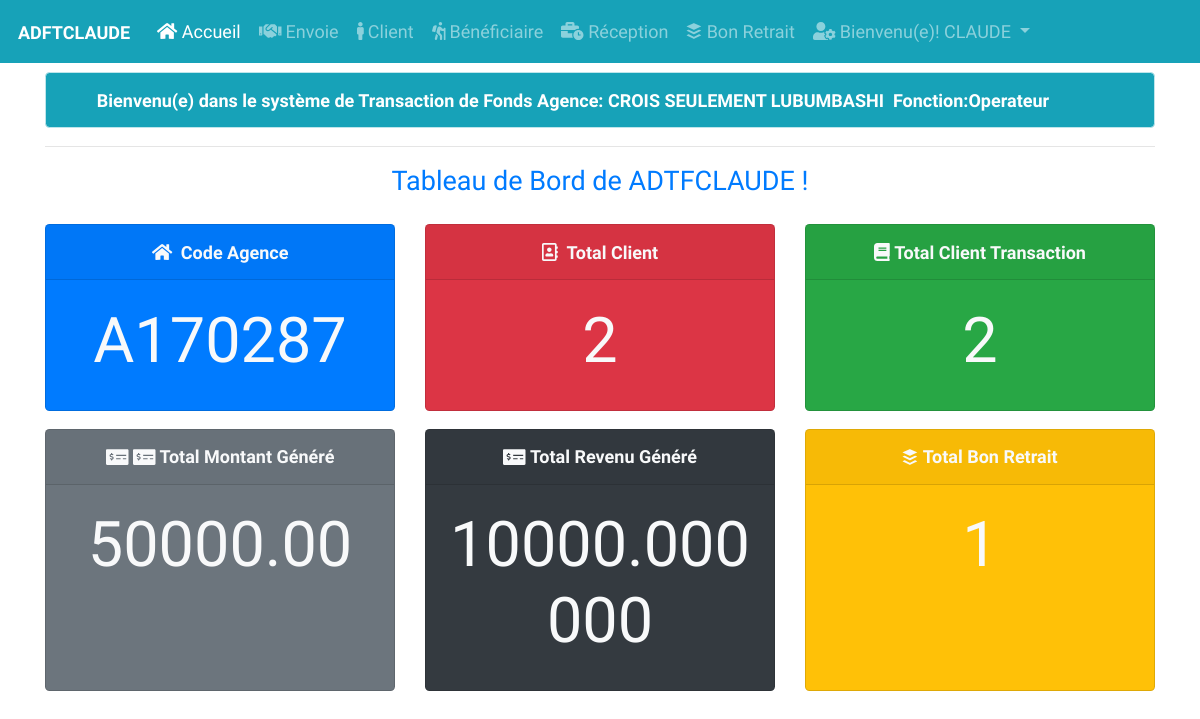
/agence/agences.php (signed in), run on the app's committed database.
### tables this page shows
CREATE TABLE IF NOT EXISTS `responsables` (
  `id` int(11) NOT NULL AUTO_INCREMENT,
  `matricule` varchar(100) NOT NULL,
  `idrole` int(11) NOT NULL,
  `nom` varchar(100) NOT NULL,
  `postnom` varchar(100) NOT NULL,
  `prenom` varchar(100) NOT NULL,
  `sexe` varchar(10) NOT NULL,
  `loginU` varchar(255) NOT NULL,
  `passwordU` varchar(255) NOT NULL,
  `email` varchar(255) NOT NULL,
  `adresse` varchar(255) NOT NULL,
  `telephone` varchar(30) NOT NULL,
  `etat` bit(1) NOT NULL DEFAULT b'1',
  `dateCreation` timestamp NOT NULL DEFAULT CURRENT_TIMESTAMP,
  `id_ag` int(11) NOT NULL,
  PRIMARY KEY (`id`),
  KEY `idrole` (`idrole`),
  KEY `id_ag` (`id_ag`)
);

CREATE TABLE IF NOT EXISTS `agence` (
  `idag` int(11) NOT NULL AUTO_INCREMENT,
  `codAg` varchar(100) NOT NULL,
  `idprov` int(11) NOT NULL,
  `matriculeFiscale` varchar(100) NOT NULL,
  `nomAg` varchar(100) NOT NULL,
  `adresseAg` varchar(200) NOT NULL,
  `telephone` varchar(30) NOT NULL,
  `emailAg` varchar(200) NOT NULL,
  `etatAg` bit(1) NOT NULL DEFAULT b'1',
  `dateCreationAg` timestamp NOT NULL DEFAULT CURRENT_TIMESTAMP,
  PRIMARY KEY (`idag`),
  KEY `idprov` (`idprov`)
);

CREATE TABLE IF NOT EXISTS `roles` (
  `id` int(11) NOT NULL AUTO_INCREMENT,
  `nomRole` varchar(100) NOT NULL,
  PRIMARY KEY (`id`)
);

### php/session.php (called while the page is built, shortened)
<?php
require_once 'agence-db.php';
$cuser=new Agence();
    $clogin=$_SESSION['user'];
    $data=$cuser->currentUser($clogin);
    $crole=$data['idrole'];
    $croles=$data['nomRole'];
    $cid_ag=$data['id_ag'];
    $cagence=$data['nomAg'];
    $ccodeagence=$data['codAg'];
    if($crole==1){
        $crole='Operateur';
    }
?>

### php/config.php (called while the page is built, shortened)
<?php
    class Database{
        private $dsn="mysql:host=localhost;dbname=adtfclaude";
        private $dbuser="root";
        private $dbpass="";
        public $conn;
        public function __construct(){
            try{
                $this->conn=new PDO($this->dsn,$this->dbuser,$this->dbpass);
            }catch(PDOException $e){
                echo'Error: '.$e->getMessage();
            }
            return $this->conn;
        }
    }
?>

### php/agence-db.php (called while the page is built, shortened)
<?php
    require_once 'config.php';
    class Agence extends Database{
        public function currentUser($login){
            $sql="SELECT responsables.id,matricule,idrole,roles.nomRole,nom,postnom,prenom,sexe,loginU,passwordU,email,adresse,responsables.telephone,etat,dateCreation,id_ag, agence.codAg, agence.nomAg, agence.adresseAg, agence.telephone, agence.emailAg FROM responsables INNER JOIN roles ON roles.id=responsables.idrole INNER JOIN agence ON agence.idag=responsables.id_ag WHERE etat=1 AND loginU=:login";
            $stmt=$this->conn->prepare($sql);
            $stmt->execute(['login'=>$login]);
            $row=$stmt->fetch(PDO::FETCH_ASSOC);
            return $row;
        }
        public function totalCount($cid_ag){
            $sql="SELECT * FROM client WHERE agence_id=:cid_ag";
            $stmt=$this->conn->prepare($sql);
            $stmt->execute(['cid_ag'=>$cid_ag]);
            $count=$stmt->rowCount();
            return $count;
        }
        public function totalCounts($cid_ag){
            $sql="SELECT * FROM bon_retrail WHERE agence_bon_id=:cid_ag";
            $stmt=$this->conn->prepare($sql);
            $stmt->execute(['cid_ag'=>$cid_ag]);
            $count=$stmt->rowCount();
            return $count;
        }
         public function totalClientTransaction($cid_ag){
            $sql="SELECT id,nom,prenom,telephone,etat,date_created,agence_id FROM client WHERE etat=1 AND client.agence_id=:cid_ag";
            $stmt=$this->conn->prepare($sql);
            $stmt->execute(['cid_ag'=>$cid_ag]);
            $count=$stmt->rowCount();
            return $count;
        }
         public function caisseTotalGenerals($cid_ag){
            $sql="SELECT id,codeTrans,SUM(montantTrans) as Total,pourcentage,etat_transfert,date_enreg,client_id,agence_exp_id,agence_dest_id FROM transfert WHERE agence_exp_id=:cid_ag";
            $stmt=$this->conn->prepare($sql);
            $stmt->execute(['cid_ag'=>$cid_ag]);
            $count=$stmt->fetch(PDO::FETCH_ASSOC);
            return $count;
        }
         public function caisseTotalGeneral($cid_ag){
            $sql="SELECT id,codeTrans,SUM(montantTrans*pourcentage/100) as Totals,etat_transfert,date_enreg,client_id,agence_exp_id,agence_dest_id FROM transfert WHERE agence_exp_id=:cid_ag";
            $stmt=$this->conn->prepare($sql);
            $stmt->execute(['cid_ag'=>$cid_ag]);
            $count=$stmt->fetch(PDO::FETCH_ASSOC);
            return $count;
        }
    }
?>

### agence/agences.php (the view, shortened to what this page needs)
<?php
    require_once '../php/agence-header.php';
    require_once '../php/agence-db.php';
    $count=new Agence();
?>
<div class="container mt-2">
    <div class="alert alert-info bg-info alert-dismissible text-center text-white mt-2 m-0">
        <div class="col-lg-16">
            <strong>Bienvenu(e) dans le système de Transaction de Fonds Agence:&nbsp;<?=$cagence;?> &nbsp;Fonction:<?=$croles;?>&nbsp;</strong>
        </div>
    </div>
    <hr>
    <?php if($crole=='Operateur'):?>
    <h4 class="text-center text-primary mt-3">Tableau de Bord de ADTFCLAUDE !</h4>
    <div class="row text-center ">
    <div class="col-lg-12">
        <div class="card-deck mt-3 text-light text-center font-weight-bold">
            <div class="card bg-primary">
                <div class="card-header"><i class="fa fa-home"></i>&nbsp;&nbsp;Code Agence</div>
                    <div class="card-body">
                        <h1 class="display-4">
                            <?=$ccodeagence;?>
                        </h1>
                    </div>
            </div>
            <div class="card bg-danger">
                <div class="card-header"><i class="far fa-address-book"></i>&nbsp;&nbsp;Total Client</div>
                    <div class="card-body">
                        <h1 class="display-4">
                           <?= $count->totalCount($cid_ag);?>
                        </h1>
                    </div>
            </div>
            <div class="card bg-success">
                <div class="card-header"><i class="fas fa-book"></i>&nbsp;Total Client Transaction</div>
                    <div class="card-body">
                        <h1 class="display-4">
                            <?= $count->totalClientTransaction($cid_ag);?>
                        </h1>
                    </div>
            </div>
        </div>
    </div>
</div>
<div class="row text-center ">
    <div class="col-lg-12">
        <div class="card-deck mt-3 text-light text-center font-weight-bold">
            <div class="card bg-secondary">
                <div class="card-header"><i class="fas fa-money-check-alt"></i>&nbsp;<i class="fas fa-money-check-alt"></i>&nbsp;Total Montant Généré</div>
                    <div class="card-body">
                        <h1 class="display-4">
                           <?php  $data=$count->caisseTotalGenerals($cid_ag); echo $data['Total'];?>
                        </h1>
                    </div>
            </div>
            <div class="card bg-dark">
                <div class="card-header"><i class="fas fa-money-check-alt"></i>&nbsp;Total Revenu Généré</div>
                    <div class="card-body">
                        <h1 class="display-4">
                             <?php  $data=$count->caisseTotalGeneral($cid_ag); echo $data['Totals'];?>
                        </h1>
                    </div>
            </div>
            <div class="card bg-warning">
                <div class="card-header"><i class="fab fa-buffer"></i>&nbsp;Total Bon Retrait</div>
                    <div class="card-body">
                        <h1 class="display-4">
                           <?= $count->totalCounts($cid_ag);?>
                        </h1>
                    </div>
            </div>
        </div>
    </div>
</div>
<?php else:?>
    <h1 class="text-center text-secondary mt-5">Vous n'êtes autorisé à voir les contenues de cette page !</h1>
<?php endif;?>
</div>
</body>
</html>

### php/agence-header.php (shortened to what this page needs)
<?php
    require_once 'session.php';
?>
<!DOCTYPE html>
<html lang="fr">
    <head>
        <link rel="stylesheet" type="text/css" href="https://cdnjs.cloudflare.com/ajax/libs/twitter-bootstrap/4.4.1/css/bootstrap.min.css">
    </head>
    <body class="bg-white">
    <nav class="navbar navbar-expand-md bg-info navbar-dark">
        <a class="navbar-brand" href="agences.php"><strong>ADFTCLAUDE</strong></a>
            <div class="collapse navbar-collapse" id="collapsibleNavbar">
                <ul class="navbar-nav">
                <li class="nav-item">
                    <a class="nav-link <?=(basename($_SERVER['PHP_SELF'])=="agences.php")?"active":"";?>" href="agences.php"><i class="fa fa-home"></i>&nbsp;Accueil</a>
                </li>
                <?php if($crole=='Operateur' || $crole=='Caissier 1'):?>
                <li class="nav-item">
                    <a class="nav-link <?=(basename($_SERVER['PHP_SELF'])=="envoie.php")?"active":"";?>" href="envoie.php"><i class="fa fa-handshake"></i>&nbsp;Envoie</a>
                </li>
                <li class="nav-item">
                    <a class="nav-link <?=(basename($_SERVER['PHP_SELF'])=="client.php")?"active":"";?>" href="client.php"><i class="fa fa-male"></i>&nbsp;Client</a>
                </li>
                <li class="nav-item">
                    <a class="nav-link <?=(basename($_SERVER['PHP_SELF'])=="beneficiaire.php")?"active":"";?>" href="beneficiaire.php"><i class="fas fa-hiking"></i>&nbsp;Bénéficiaire</a>
                </li>
                <?php endif;?>
                <?php if($crole=='Operateur' || $crole=='Caissier 2'):?>
                <li class="nav-item">
                    <a class="nav-link <?=(basename($_SERVER['PHP_SELF'])=="reception.php")?"active":"";?>" href="reception.php"><i class="fas fa-business-time"></i>&nbsp;Réception</a>
                </li>
                <li class="nav-item">
                    <a class="nav-link <?=(basename($_SERVER['PHP_SELF'])=="bon_retrait.php")?"active":"";?>" href="bon_retrait.php"><i class="fab fa-buffer"></i>&nbsp;Bon Retrait</a>
                </li>
                <?php endif;?>
                <li class="nav-item dropdown">
                    <a class="nav-link dropdown-toggle" id="navbardrop" data-toggle="dropdown" href="#">
                        <i class="fas fa-user-cog"></i>&nbsp;Bienvenu(e)!&nbsp;<?=$clogin;?>
                    </a>
                </li>
                </ul>
            </div>
        </nav>

### php/agence-header.php (style rules this page uses)
* { font-family:'Maven Pro', sans-serif; font-size:18px; }

### data on the page
responsables: id_ag.nomAg "CROIS SEULEMENT LUBUMBASHI", idrole.nomRole "Operateur", id_ag.codAg "A170287"

### other printed values
$clogin "CLAUDE"
$count->totalCount($cid_ag) "2"
$count->totalClientTransaction($cid_ag) "2"
$data['Total'] "50000.00"
$data['Totals'] "10000.000000"
$count->totalCounts($cid_ag) "1"
